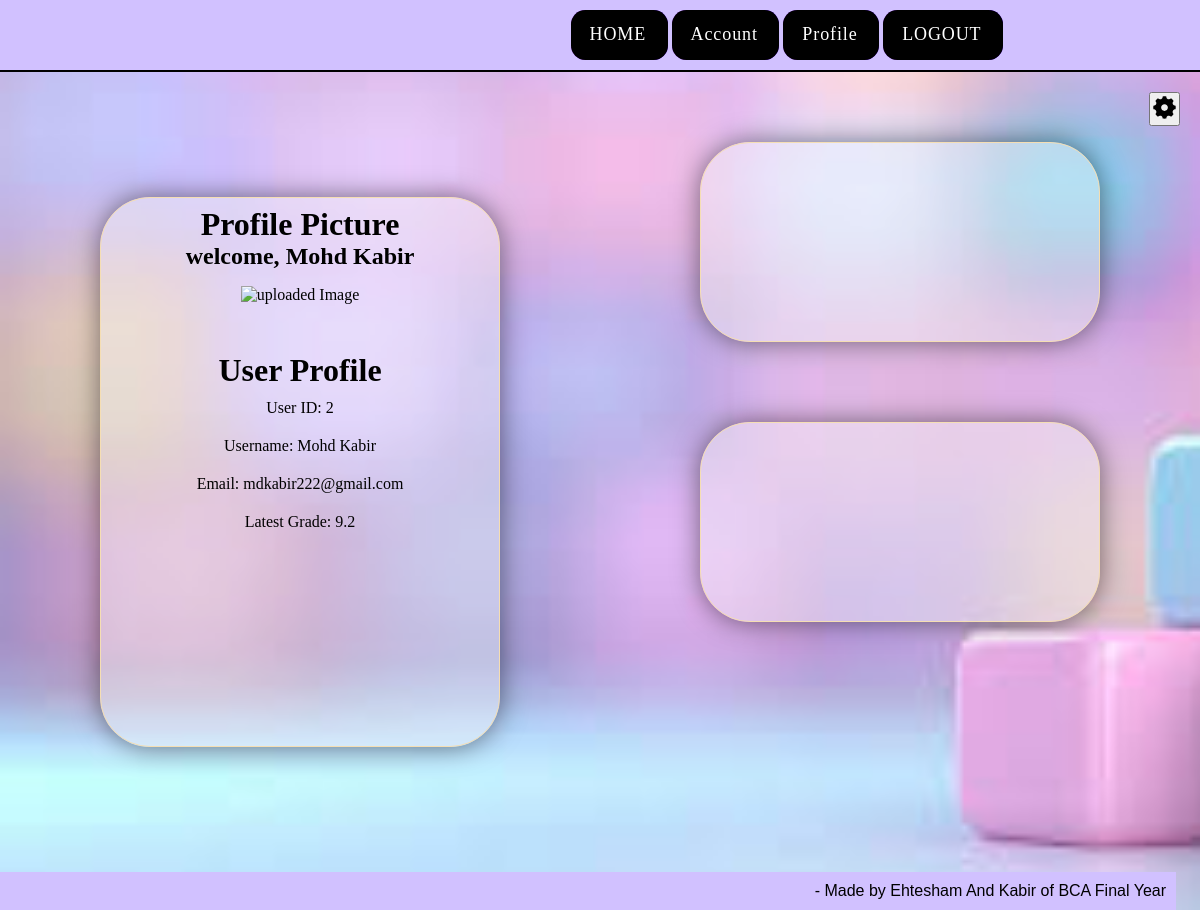
Page /account (signed in) on the committed database.
### pragnya_responsive_app/models.py (models this page shows)
class User(db.Model, UserMixin):
    id = db.Column(db.Integer, primary_key=True)
    name = db.Column(db.String(150), nullable=False)
    email = db.Column(db.String(150), unique=True, nullable=False)
    password = db.Column(db.String(200), nullable=False)
    student_grade = db.Column(db.Float, nullable=True)  # Float for grades
    images = db.relationship('Image', backref='user', lazy=True)

### pragnya_responsive_app/main.py (the view)
@main.route("/account")
@login_required
def account():
     return render_template('account.html')

### pragnya_responsive_app/templates/account.html (shortened to what this page needs)
{% extends "base.html" %}
{% block content %}
<head>
    <link rel="stylesheet" href="/pragnya_responsive_app/static/index_style.css">
</head>
<body>
    <div class="main_account">
        <div class="one">
            <div class="card card-1">
                <div class="photo">
                    <h1> Profile Picture</h1>
                    <h2>welcome,  {{  current_user.name }}</h2>
                     <div class="pic">
                        <img src="{{ url_for('main.get_img', id=current_user.id) }}" alt="uploaded Image"  width="200px" height="150px">
                    </div>
                </div>
                <div class="matter">
                    <h1>User Profile</h1>
                    {% if current_user.is_authenticated %}
                    <p>User ID: {{ current_user.id }}</p>
                    <p>Username: {{ current_user.name }}</p>
                    <p>Email: {{ current_user.email }}</p>
                    <p>Latest Grade: {{ current_user.student_grade }} </p>
                    {% else %}
                    <p>Please log in to view your profile.</p>
                    {% endif %}
                </div>
            </div>
        </div>
        <div class="two">
            <div class="setting" id="setting">
                <button id="setting_btn ">
                </button>
            </div>
            <div class="card card-2">
            </div>
            <div class="card card-3">
            </div>
        </div>
    </div>
</body>
{% endblock %}

### pragnya_responsive_app/static/index_style.css (style rules this page uses)
* { margin: 0; padding: 0; }
body { background-image: url("/static/images_folder/images.jpeg"); background-repeat: no-repeat; background-size: cover; }
.main_right h3, p { padding: 10px; }

### rows in the picture
User: name "Mohd Kabir", id "2", email "mdkabir222@gmail.com", student_grade "9.2"
